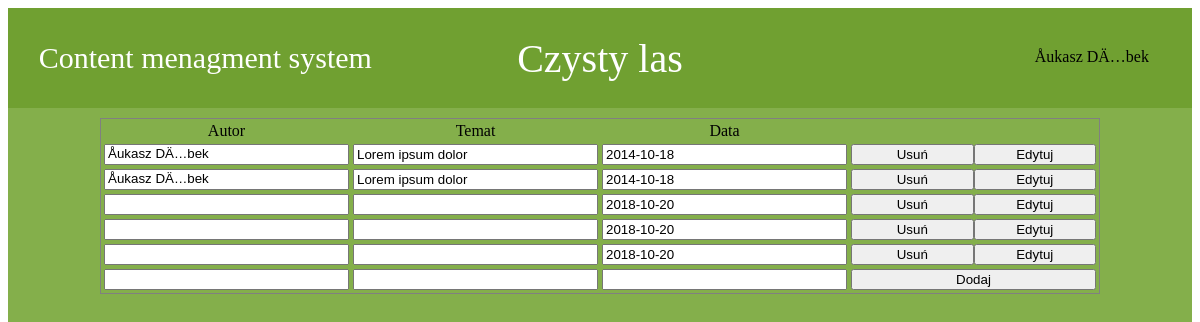
Screenshot of /Engine/CMS.php?function=news (signed in) with the database file from the repository.
### tables this page shows
CREATE TABLE IF NOT EXISTS `news` (
  `Id` int(11) NOT NULL AUTO_INCREMENT,
  `UserId` int(11) NOT NULL,
  `Topic` text NOT NULL,
  `Content` text NOT NULL,
  `Date` date NOT NULL,
  PRIMARY KEY (`Id`)
);

CREATE TABLE IF NOT EXISTS `users` (
  `Id` int(11) NOT NULL AUTO_INCREMENT,
  `Name` text NOT NULL,
  `Surname` text NOT NULL,
  `Email` text NOT NULL,
  `Rights` text NOT NULL,
  `RegisterCode` text NOT NULL,
  `Login` text NOT NULL,
  `Password` text NOT NULL,
  UNIQUE KEY `Id` (`Id`)
);

### public_html/Engine/CMSParts/UsersMenager/User.php (called while the page is built, shortened)
<?php
class User
{
    private $Name;
    private $Surname;
    public function GetUserName()
    {
        return $this->Name.' '.$this->Surname;
    }
}

### public_html/Engine/CMSParts/UsersMenager/UsersMenager.php (called while the page is built, shortened)
<?php
class UsersMenager extends DatabaseEditor
{
    public function SelectUserById($_id)
    {
        $q = "SELECT * FROM `users` WHERE `Id` LIKE '$_id'";
        $this->users = mysql_query($q);
        $name = mysql_fetch_array($this->users);
        return $name['Name'].' '.$name['Surname'];
    }
}
?>

### public_html/Engine/CMSParts/News/NewsMenager.php (the view, shortened to what this page needs)
<?php
class NewsMenager extends DatabaseEditor
{
    public function Show()
    {
        echo '<table>';
        echo '<tr>';
            echo '<td>Autor</td><td>Temat</td><td>Data</td>';
        echo '</tr>';
        $q = 'SELECT * FROM news';
        $this->users = mysql_query($q);
        while($print = mysql_fetch_array($this->users))
        {
            echo '<form action="'.$this->Target.'" method="post">';
            echo"<tr>";
               echo '<td><input type="text" hidden="true" name="'.$this->ColsNames[0].'"  value="'.$print[$this->ColsNames[0]].
                       '"/><input type="text" name="'.$this->ColsNames[1].'"  value="'. $_SESSION['users']->SelectUserById($print[$this->ColsNames[1]]).
                       '"/></td><td><input type="text" name="'.$this->ColsNames[2].'"  value="'.$print[$this->ColsNames[2]].
                       '"/></td><td><input type="text" name="'.$this->ColsNames[4].'"  value="'.$print[$this->ColsNames[4]].
                       '"/></td><td>'.$this->DeleteButton.$this->EditButton.'</td>';
            echo '</form>';
        }
        echo '<tr>';
        echo '<form action="'.$this->Target.'" method="post">';
            echo '<td><input type="text" name="'.$this->ColsNames[1].'">'
                . '</td><td><input type="text" name="'.$this->ColsNames[2].'">'
                . '</td><td><input type="text" name="'.$this->ColsNames[3].'"></td>'
                . '<td>'.$this->AddButton.'</td>';
        echo '</form>';
        echo '</tr>';
        echo '</table>';
    }
}

### public_html/Engine/CMS.php (shortened to what this page needs)
<?php
include './CMSParts/News/NewsMenager.php';
include './CMSParts/UsersMenager/UsersMenager.php';
include './CMSParts/UsersMenager/User.php';
    if(!empty($_POST['function']))
    {
        switch ($_POST['function'])
        {
            case 'add_user':
                echo $_POST['function'];
                $_SESSION['users']->Add(array($_POST['Name'], $_POST['Surname'], $_POST['Email'], $_POST['Rights'], $_POST['Login'], $_POST['Password']));
                header( 'Location: CMS.php?function=users' ) ;
                break;
             case 'add_news':
                $_SESSION['news']->Add(array($_POST['UserId'], $_POST['Topic'], $_POST['Content']));
                header( 'Location: CMS.php?function=news' ) ;
                break;
             case 'delete_news':
                $_SESSION['news']->Delete($_POST['Id']);
                header( 'Location: CMS.php?function=news' ) ;
                break;
            case 'delete_user':
                $_SESSION['users']->Delete($_POST['Id']);
                header( 'Location: CMS.php?function=users' ) ;
                break;
            case 'edit_user':
                $_SESSION['users']->Edit(array($_POST['Id'], $_POST['Name'], $_POST['Surname'], $_POST['Email'], $_POST['Rights'], $_POST['Login'], $_POST['Password']));
                header( 'Location: CMS.php?function=users' ) ;
                break;
        }
    }
     else
    {
        if(isset($_SESSION['user']))
        {
        echo '<html>'
                . '<head>';
            echo '</head>';
            echo '<body>';
            echo '<div class="mainContainer">';
            echo '<div class="label">
                        <div class="titleDivision">
                            <div class="titleContainer">
                                <p class="pageTitles" id="CMSname">Content menagment system</p>
                            </div>
                        </div>
                        <div class="titleDivision">
                            <div class="titleContainer" id="pageTitle">
                                <p class="pageTitles">Czysty las</p>
                            </div>
                        </div>
                        <div class="titleDivision">
                            <div class="userMenu">
                                <div class="userName"><p class="pageTitles">'.$_SESSION['user']->GetUserName().'</p></div>
                                <div class="userOption"><a class="pageTitles">Profil</a></div>
                                <div class="userOption"><a class="pageTitles">Zadania</a></div>
                                <div class="userOption"><a class="pageTitles" href="CMS.php?function=logoff">Wyloguj</a></div>
                            </div>
                        </div>
                    </div>
                    ';
            echo ' <div class="Content">';
            if(isset($_GET['function']))
            {
                switch ($_GET['function'])
                {
                    case "news":
                        $_SESSION['news']->Show();
                        break;
                }
            }
            echo '</div>';
            echo '</div>';
            echo '</body>';
        }
        else
        {
            echo'Aby uzyskać dostęp zakoguj się. <a href="../Engine/Index.php">Logowanie</a>';
        }
    }
?>

### public_html/Assets/Skyle/CMSstyle.css (style rules this page uses)
html { font-family: tahoma; }
body { overflow: no-content; }
#CMSname { font-size: 30px; color: white; }
#pageTitle { font-size: 40px; color: white; }
.pageTitles { text-align: center; display: table-cell; vertical-align:middle; }
.titleContainer { width: 100%; height: 100px; display: table; }
.titleDivision { width: 33.33%; height: 100px; position: relative; float: left ; }
.userMenu { width: 200px; height: 100px; float: right; overflow: hidden; position: relative; }
.userName { width: 200px; height: 100px; display: table; }
.mainContainer { margin: 0 auto; min-width: 1000px; min-height: 1000px; background-color: #84af4b; }
.label { width: 100%; height: 100px; padding: 0 0 0 0; background-color: #70a031; }
.Content { margin: 0 auto; min-height: 1000px; min-width: 1000px; max-width: 1200px; padding-top: 10px; }
table { width: 1000px; margin: 0px auto; border-style: solid; border-width: 1px; }
td { text-align: center; width: 14%; }
input { width: 100%; }
button { width: 50%; display: inline-block; }
.add { width: 100%; }

### rows the page displays
news: UserId "Åukasz DÄ…bek", Topic "Lorem ipsum dolor", Date "2014-10-18", DeleteButton "Usuń", EditButton "Edytuj"
news: UserId "Åukasz DÄ…bek", Topic "Lorem ipsum dolor", Date "2014-10-18", DeleteButton "Usuń", EditButton "Edytuj"
news: Date "2018-10-20", DeleteButton "Usuń", EditButton "Edytuj"
news: Date "2018-10-20", DeleteButton "Usuń", EditButton "Edytuj"
news: Date "2018-10-20", DeleteButton "Usuń", EditButton "Edytuj"

### other values shown
$_SESSION['user']->GetUserName() "Åukasz DÄ…bek"
$this->AddButton "Dodaj"
